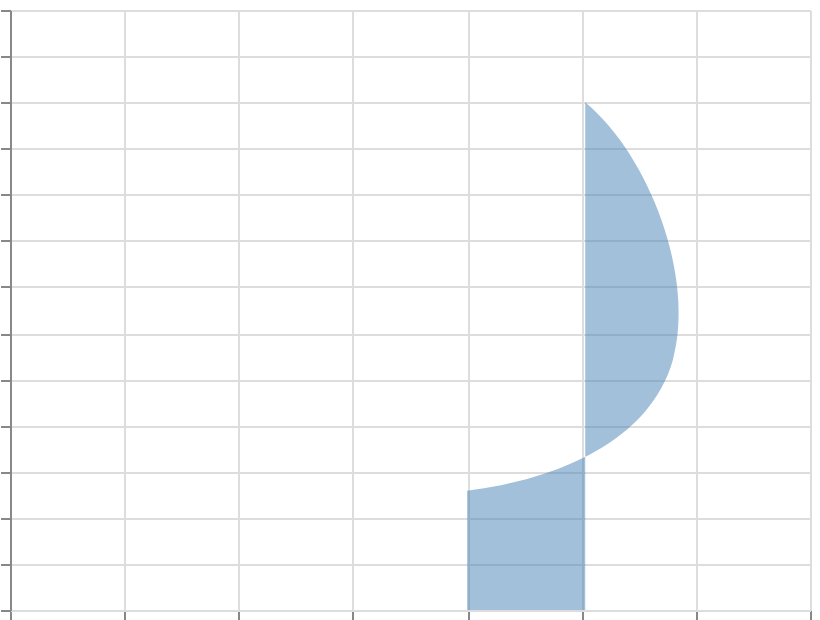

Express this chart as Vega-Lite.
### Vega specification from a JSON file in a GitHub repository (floating-point values rounded to 4 significant figures)
{"$schema": "https://vega.github.io/schema/vega/v6.json", "width": 400, "height": 300, "padding": 5, "autosize": "none", "data": [{"name": "table", "values": [{"x": 80, "y": 60}, {"x": 200, "y": 40}, {"x": 320, "y": 90}, {"x": 260, "y": 250}, {"x": 150, "y": 230}]}], "scales": [{"name": "x", "type": "linear", "domain": {"data": "table", "field": "x"}, "range": "width", "nice": true}, {"name": "y", "type": "linear", "domain": {"data": "table", "field": "y"}, "range": [{"signal": "height"}, 0], "nice": true}], "marks": [{"type": "area", "from": {"data": "table"}, "encode": {"update": {"x": {"scale": "x", "field": "x"}, "y": {"scale": "y", "field": "y"}, "y2": {"scale": "y", "value": 0}, "fill": {"value": "steelblue"}, "fillOpacity": {"value": 0.5}, "interpolate": {"value": "basis-open"}, "tension": {"value": 0.7}}}}], "axes": [{"scale": "x", "orient": "bottom", "grid": true, "labels": false}, {"scale": "y", "orient": "left", "grid": true, "labels": false}]}
